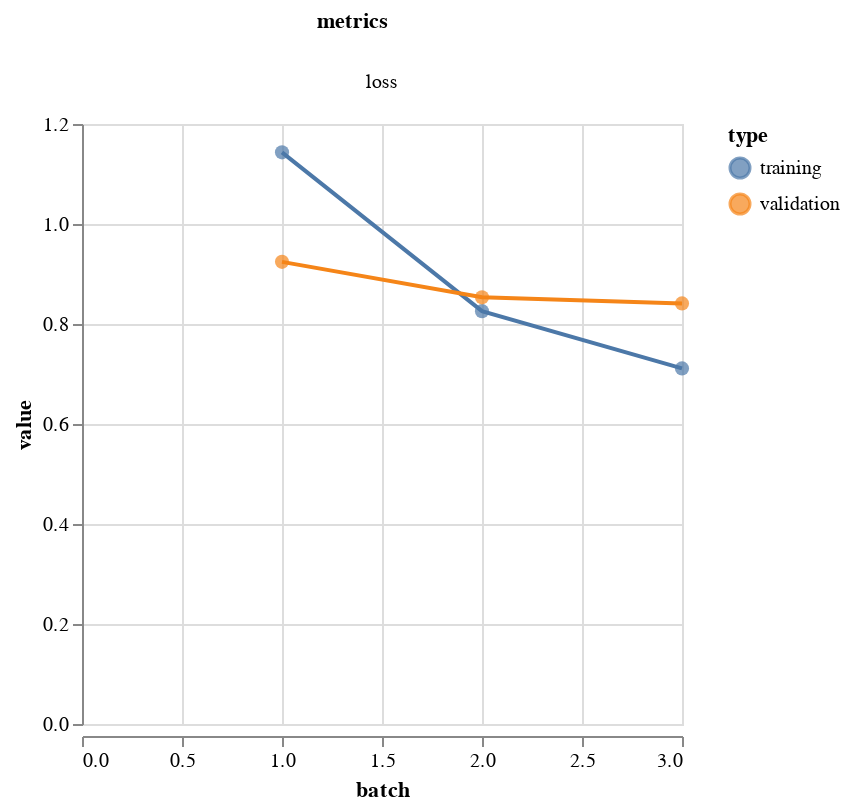

The notebook cell saved with this chart:
### Code cell
vis.metrics(output.history)

### Figure 1 — Vega-Lite specification as saved in the notebook (floating-point values rounded to 4 significant figures)
{"config": {"view": {"continuousWidth": 300, "continuousHeight": 300}}, "data": {"name": "data-0743f43dd480b7d26a0018a34583cb7f"}, "facet": {"column": {"field": "metrics", "type": "nominal"}}, "spec": {"layer": [{"mark": {"type": "circle", "size": 50}, "encoding": {"color": {"field": "type", "type": "nominal"}, "tooltip": [{"field": "batch", "type": "quantitative"}, {"field": "value", "type": "quantitative"}], "x": {"field": "batch", "type": "quantitative"}, "y": {"field": "value", "type": "quantitative"}}}, {"mark": {"type": "line"}, "encoding": {"color": {"field": "type", "type": "nominal"}, "x": {"field": "batch", "type": "quantitative"}, "y": {"field": "value", "type": "quantitative"}}}], "height": 300, "width": 300}, "resolve": {"scale": {"y": "independent"}}, "$schema": "https://vega.github.io/schema/vega-lite/v5.17.0.json", "datasets": {"data-0743f43dd480b7d26a0018a34583cb7f": [{"batch": 1, "value": 1.143, "type": "training", "metrics": "loss"}, {"batch": 2, "value": 0.8257, "type": "training", "metrics": "loss"}, {"batch": 3, "value": 0.7111, "type": "training", "metrics": "loss"}, {"batch": 1, "value": 0.9243, "type": "validation", "metrics": "loss"}, {"batch": 2, "value": 0.8534, "type": "validation", "metrics": "loss"}, {"batch": 3, "value": 0.8412, "type": "validation", "metrics": "loss"}]}}
